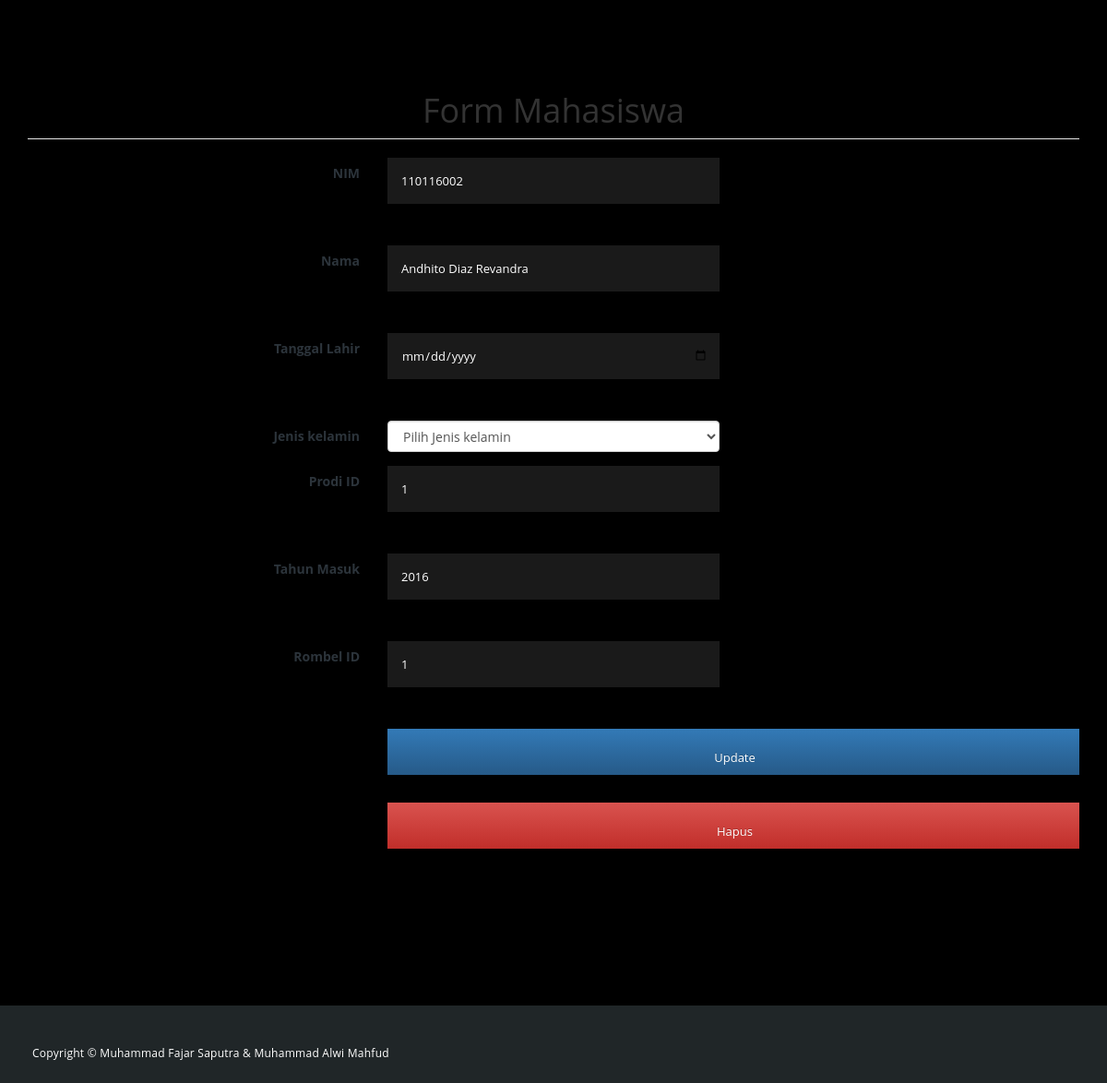
Page /formmahasiswa.php?id=110116002 on the committed database.
### tables this page shows
CREATE TABLE `mahasiswa` (
  `nim` varchar(10) NOT NULL,
  `nama` varchar(45) DEFAULT NULL,
  `tmp_lahir` varchar(30) DEFAULT NULL,
  `tgl_lahir` date DEFAULT NULL,
  `jk` char(1) DEFAULT NULL,
  `prodi_id` int(11) NOT NULL,
  `ipk` double DEFAULT NULL,
  `thnmasuk` int(11) DEFAULT NULL,
  `email` varchar(45) DEFAULT NULL,
  `rombel_id` int(11) NOT NULL
);

### db/dbkoneksi.php (called while the page is built)
<?php
    class DBKoneksi{
        private $dbhost = 'localhost';
        private $dbuser = 'root';
        private $dbpass = 'bl@ck_ole27';
        private $dbname = 'tugasAkhir';
        private $opsi = [
            PDO::ATTR_ERRMODE => PDO::ERRMODE_EXCEPTION,
            PDO::ATTR_DEFAULT_FETCH_MODE => PDO::FETCH_ASSOC,
        ];
        private $koneksi = null;
        public function __construct()
        {
            $dsn = "mysql:host=".$this->dbhost.";dbname=".$this->dbname;
            try{
                $this->koneksi = new PDO($dsn,
                    $this->dbuser,$this->dbpass,
                    $this->opsi);
            }catch(PDOException $e){
                echo $e->getMessage();
            }
        }
        public function getKoneksi()
        {
            return $this->koneksi;
        }
    }
?>

### db/DAOmahasiswa.php (called while the page is built, shortened)
<?php
require_once "dbkoneksi.php";
class DAOMahasiswa
{
    protected $tableName = "";
    protected $koneksi = null ;
    public function __construct($nama_table)
    {
        $this->tableName= $nama_table;
        $database = new DBKoneksi();
        $this->koneksi = $database->getKoneksi();
    }
    public function findByID($pk){
        $sql = "SELECT * FROM " . $this->tableName . " WHERE nim=?";
        $ps = $this->koneksi->prepare($sql);
        $ps->execute([$pk]);
        return $ps->fetch();
    }
}

### formmahasiswa.php (the view, shortened to what this page needs)
<?php
    include_once 'top.php';
    $obj_kegiatan = new mahasiswa();
    $_idedit = $_GET['id'];
    if(!empty($_idedit)){
        $data = $obj_kegiatan->findByID($_idedit);
    }else{
        $data = [];
    }
?>
<form class="form-horizontal" method="POST" name="formmahasiswa" action="prosesmahasiswa.php" >
<fieldset>
  <div id="book" class="page-section">
              <div class="container">
                  <div class="row">
                      <div class="col-md-12">
                          <div class="section-heading">
  <legend align="center"><h1>Form Mahasiswa</h1></legend>
<div class="form-group">
  <label class="col-md-4 control-label" for="kode">NIM</label>
  <div class="col-md-4">
  <input id="nim" name="nim" type="number" placeholder="Masukkan nim" class="form-control input-md" value="<?php echo $data['nim']?>">
  </div>
</div>
<div class="form-group">
  <label class="col-md-4 control-label" for="judul">Nama</label>
  <div class="col-md-4">
  <input id="nama" name="nama" type="text" placeholder="Masukkan nama" class="form-control input-md" value="<?php echo $data['nama']?>" >
  </div>
</div>
<div class="form-group">
  <label class="col-md-4 control-label" for="judul">Tanggal Lahir</label>
  <div class="col-md-4">
  <input id="tgl_lahir" name="tgl_lahir" type="date" placeholder="Masukkan tanggal lahir" class="form-control input-md" value="<?php echo $data['tgl_lahir']?>" >
  </div>
</div>
<div class="form-group">
  <label class="col-md-4 control-label" for="kategori">Jenis kelamin</label>
  <div class="col-md-4">
    <select id="jk" name="jk" class="form-control">
      <option value="0">Pilih Jenis kelamin</option>
    </select>
  </div>
</div>
<div class="form-group">
  <label class="col-md-4 control-label" for="judul">Prodi ID</label>
  <div class="col-md-4">
  <input id="prodi_id" name="prodi_id" type="number" placeholder="Masukkan prodi" class="form-control input-md" value="<?php echo $data['prodi_id']?>" >
  </div>
</div>
<div class="form-group">
  <label class="col-md-4 control-label" for="judul">Tahun Masuk</label>
  <div class="col-md-4">
  <input id="thnmasuk" name="thnmasuk" type="number" placeholder="Masukkan tahun masuk" class="form-control input-md" value="<?php echo $data['thnmasuk']?>" >
  </div>
</div>
<div class="form-group">
  <label class="col-md-4 control-label" for="judul">Rombel ID</label>
  <div class="col-md-4">
  <input id="rombel_id" name="rombel_id" type="number" placeholder="Masukkan rombel id" class="form-control input-md" value="<?php echo $data['rombel_id']?>" >
  </div>
</div>
<div class="form-group">
  <label class="col-md-4 control-label" for="proses"></label>
  <div class="col-md-8">
  <?php
    if(empty($_idedit)){
    ?>
      <input type="submit" id="form-submit" class="btn" name="proses" class="btn" value="Simpan"/>
    <?php
    }else{
      ?>
      <input type="submit" name="proses" class="btn btn-primary" value="Update"/>
      <input type="submit" name="proses" class="btn btn-danger" value="Hapus"/>
    <?php
    }?>
  </div>
</div>
</fieldset>
</form>
<?php
    include_once 'bottom.php';
?>

### css/hero-slider.css (style rules this page uses)
*, *::after, *::before { -webkit-box-sizing: border-box; -moz-box-sizing: border-box; box-sizing: border-box; }
html { font-size: 62.5%; }

### css/tooplate-style.css (style rules this page uses)
* { margin: 0; padding: 0; font-family: 'Open Sans', arial, sans-serif; }
.page-section { padding: 80px 0; }
#book .section-heading { margin-bottom: 60px; }
#book { background-color: #000000; background-repeat: no-repeat; width: 100%; background-size: cover; }
#book input { border-radius: 0px; padding-left: 15px; font-size: 13px; color: #fff; background-color: rgba(250, 250, 250, 0.1); outline: none; border: none; box-shadow: none; line-height: 50px; height: 50px; width: 100%; margin-bottom: 30px; }

### rows in the picture
mahasiswa: nim "110116002", nama "Andhito Diaz Revandra", prodi_id "1", thnmasuk "2016", rombel_id "1"
